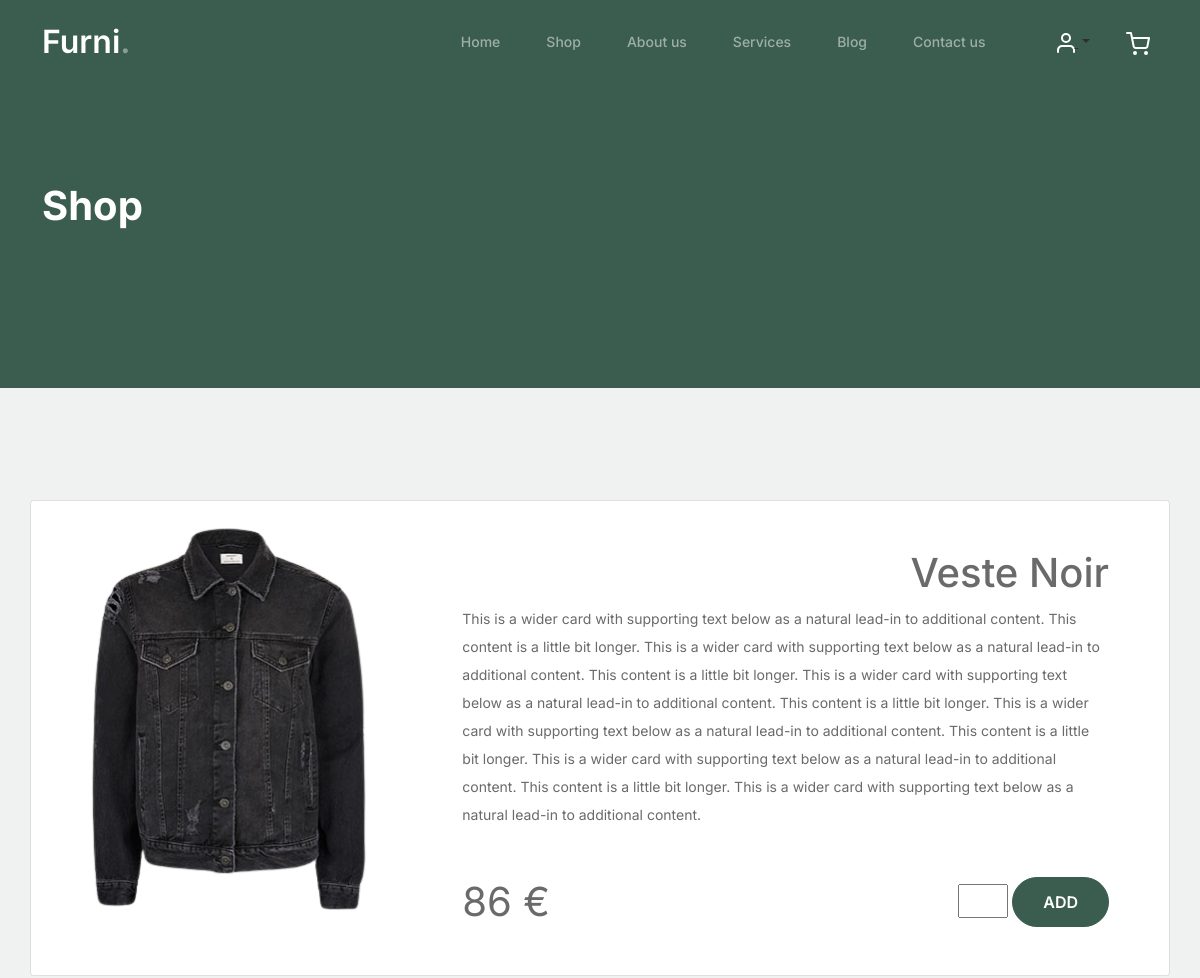
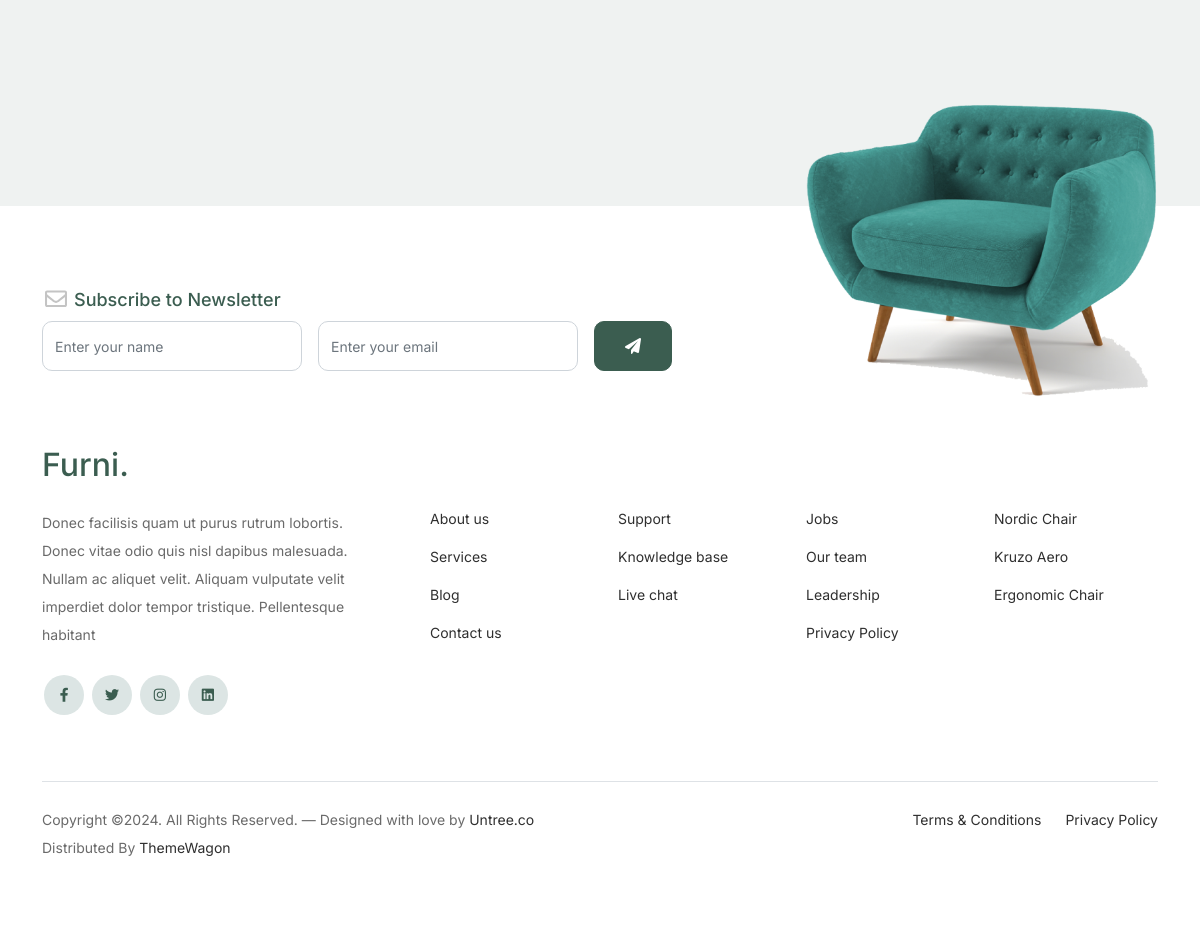
Screenshot of /single_article.php?idarticle=10 with the database file from the repository (2 pictures, top to bottom).
### tables this page shows
CREATE TABLE `article` (
  `id_article` int(11) NOT NULL,
  `title` varchar(255) NOT NULL,
  `price` float NOT NULL,
  `image` varchar(255) NOT NULL,
  `id_user` int(11) DEFAULT NULL
);

### lib/articles.php (called while the page is built, shortened)
<?php
class Article
{
    public $connectDb;
    public function __construct(PDO $db)
    {
        $this->connectDb = $db;
    }
    public function selectById($id)
    {
        $this->id = $id;
        $select = $this->connectDb->prepare("SELECT * FROM article WHERE `id_article` = :idarticle");
        $select->bindParam("idarticle", $this->id, PDO::PARAM_INT);
        $select->execute();
        return $select->fetch(PDO::FETCH_ASSOC);
    }
}

### components/articles_by_id.php (the view, shortened to what this page needs)
<div class="card mb-3">
    <div class="row g-0">
        <div class="col-md-4">
            <img src="image_articles/upload/<?= $article['image'] ?>" class="img-fluid rounded-start" alt="...">
        </div>
        <div class="col-md-8">
            <div class="card-body p-5">
                <h5 class="card-title text-end fs-1"><?= $article['title'] ?></h5>
                <p class="card-text">This is a wider card with supporting text below as a natural lead-in to additional content. This content is a little bit longer. This is a wider card with supporting text below as a natural lead-in to additional content. This content is a little bit longer. This is a wider card with supporting text below as a natural lead-in to additional content. This content is a little bit longer. This is a wider card with supporting text below as a natural lead-in to additional content. This content is a little bit longer. This is a wider card with supporting text below as a natural lead-in to additional content. This content is a little bit longer. This is a wider card with supporting text below as a natural lead-in to additional content.</p>
                <div class="d-flex justify-content-between mt-5 align-items-center">
                    <p class="fs-1 m-0"><?= $article['price'] ?> €</p>
                    <div class="d-flex justify-content-between align-items-center">
                        <form method="POST" class="m-0">
                            <input type="number" name=quantity style="width:50px">
                            <button type="submit" class="btn btn-primary">ADD</button>
                        </form>
                    </div>
                </div>
            </div>
        </div>
    </div>
</div>

### css/style.css (style rules this page uses)
body { overflow-x: hidden; position: relative; }
body { font-family: "Inter", sans-serif; font-weight: 400; line-height: 28px; color: #6a6a6a; font-size: 14px; background-color: #eff2f1; }
.btn { font-weight: 600; padding: 12px 30px; border-radius: 30px; color: #ffffff; background: #2f2f2f; border-color: #2f2f2f; }
.btn.btn-primary { background: #3b5d50; border-color: #3b5d50; }

### rows the page displays
article: image (picture), title "Veste Noir", price "86"

### other values shown
$label "Home"
$label "Shop"
$label "About us"
$label "Services"
$label "Blog"
$label "Contact us"
